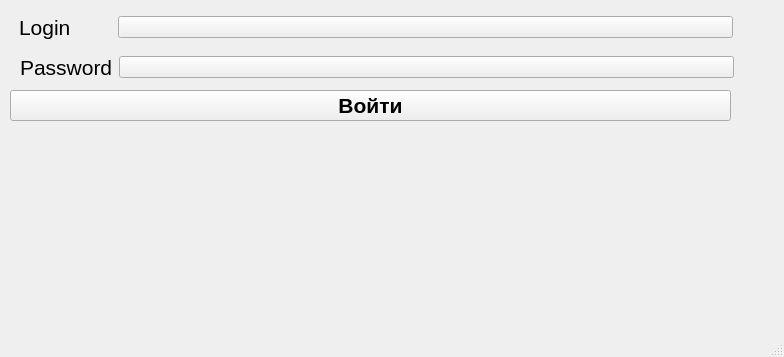
<?xml version="1.0" encoding="UTF-8"?>
<ui version="4.0">
 <class>MainWindow</class>
 <widget class="QMainWindow" name="MainWindow">
  <property name="geometry">
   <rect>
    <x>0</x>
    <y>0</y>
    <width>784</width>
    <height>357</height>
   </rect>
  </property>
  <property name="windowTitle">
   <string>MainWindow</string>
  </property>
  <widget class="QWidget" name="centralwidget">
   <widget class="QPushButton" name="pushButton">
    <property name="geometry">
     <rect>
      <x>10</x>
      <y>90</y>
      <width>721</width>
      <height>31</height>
     </rect>
    </property>
    <property name="font">
     <font>
      <pointsize>16</pointsize>
      <bold>true</bold>
     </font>
    </property>
    <property name="text">
     <string>Войти</string>
    </property>
   </widget>
   <widget class="QWidget" name="layoutWidget">
    <property name="geometry">
     <rect>
      <x>13</x>
      <y>52</y>
      <width>721</width>
      <height>30</height>
     </rect>
    </property>
    <layout class="QHBoxLayout" name="horizontalLayout">
     <item>
      <widget class="QLabel" name="label_2">
       <property name="maximumSize">
        <size>
         <width>100</width>
         <height>16777215</height>
        </size>
       </property>
       <property name="font">
        <font>
         <pointsize>16</pointsize>
        </font>
       </property>
       <property name="text">
        <string>Password</string>
       </property>
       <property name="indent">
        <number>7</number>
       </property>
      </widget>
     </item>
     <item>
      <widget class="QPushButton" name="pushButton_2">
       <property name="text">
        <string/>
       </property>
      </widget>
     </item>
    </layout>
   </widget>
   <widget class="QWidget" name="layoutWidget">
    <property name="geometry">
     <rect>
      <x>12</x>
      <y>12</y>
      <width>721</width>
      <height>30</height>
     </rect>
    </property>
    <layout class="QHBoxLayout" name="horizontalLayout_2">
     <item>
      <widget class="QLabel" name="label">
       <property name="maximumSize">
        <size>
         <width>100</width>
         <height>16777215</height>
        </size>
       </property>
       <property name="font">
        <font>
         <pointsize>16</pointsize>
         <bold>false</bold>
        </font>
       </property>
       <property name="text">
        <string>Login</string>
       </property>
       <property name="indent">
        <number>7</number>
       </property>
      </widget>
     </item>
     <item>
      <widget class="QPushButton" name="pushButton_3">
       <property name="text">
        <string/>
       </property>
      </widget>
     </item>
    </layout>
   </widget>
  </widget>
  <widget class="QMenuBar" name="menubar">
   <property name="geometry">
    <rect>
     <x>0</x>
     <y>0</y>
     <width>784</width>
     <height>22</height>
    </rect>
   </property>
  </widget>
  <widget class="QStatusBar" name="statusbar"/>
 </widget>
 <resources/>
 <connections/>
</ui>
